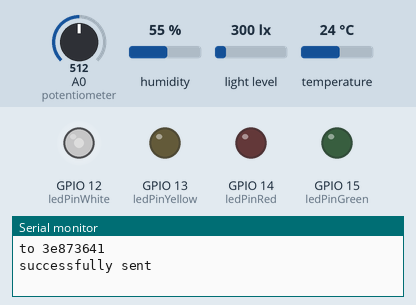
The sketch below on a simulated ESP8266 (NodeMCU). Parts: output pins drawn as LEDs (lit = HIGH), the last lines printed to the serial monitor. Wiring (inferred from the names in the program): BH1750 light sensor at I2C address 0x23. The inputs (shaded band) are chosen by the test bench; at power-on: A0 (potentiometer) = 512, humidity 55 %, light level 300 lx, temperature 24 °C. WiFi joins after 1.5 s; servers stay silent unless stated; the local clock reads 2024-03-15 10:24:30 at power-on unless the sketch sets it; storage starts empty; no MQTT or app messages arrive unless stated.

Above: at 10.4 s.
10.5 s: A0 (potentiometer) set to 716
At 11.4 s:
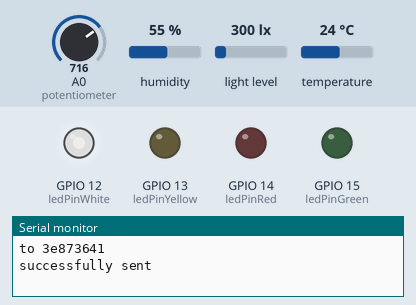
12.0 s: A0 (potentiometer) set to 992
At 13.1 s:
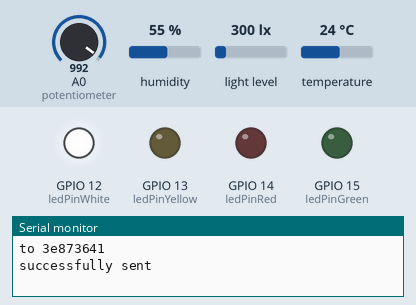
13.5 s: A0 (potentiometer) set to 30
At 14.9 s:
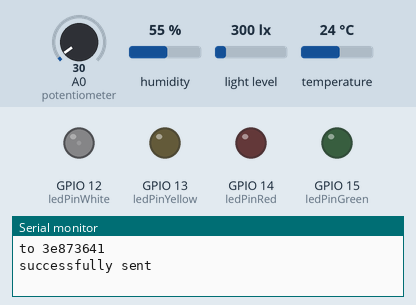
Timing chart, 0 to 16.5 s (numbered marks = the images above; inputs shaded):
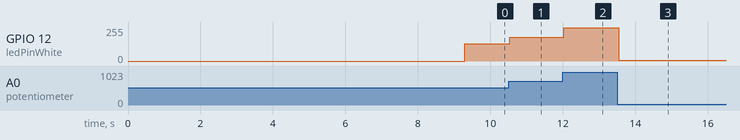

Measured:
- after the input at 10.5 s, GPIO 12 (ledPinWhite): 128/255 → 179/255 at once
- after the input at 12.0 s, GPIO 12 (ledPinWhite): 179/255 → 248/255 at once
- after the input at 13.5 s, GPIO 12 (ledPinWhite): 248/255 → 7/255 at once

The sketch:

nodemcu-secure-sensors.ino
```cpp
/*
 * NodeMCU Secure MQTT.
 * This code is a simple adaptation of the original.
 * https://gist.github.com/eLement87/133cddc5bd0472daf5cb35a20bfd811e
 *
 */
#include <Arduino.h>
#include <FS.h>
#include <ESP8266WiFi.h>
#include <WiFiClientSecure.h>
#include <PubSubClient.h>
#include <SPI.h>
#include <time.h>
#include <Wire.h>
#include <Adafruit_SHT31.h>
#include "credentials.h"

#define DEBUG 0
#define DEBUG_RED 0

// Insert your FQDN of your MQTT Broker
#define MQTT_SERVER "a2sq3y7mdrjtom.iot.us-east-1.amazonaws.com"
const char* mqtt_server = MQTT_SERVER;

// WiFi Credentials
const char* ssid = AP_1;
const char* password = AP_1_PASS;

// Fingerprint of the broker CA
// openssl x509 -in  mqttserver.crt -sha1 -noout -fingerprint
const char* fingerprint = MY_FINGERPRINT;

// Topic
char* outTopic = "3e873641";
char* inTopic = "a152175c";
String clientName;

char jsonStr[200];

long lastMsg = 0;
long lastReconnectAttempt = 0;

int test_para = 5000;
unsigned long startMills;

WiFiClientSecure wifiClient;
PubSubClient client(mqtt_server, 8883, wifiClient);

Adafruit_SHT31 sht31 = Adafruit_SHT31();
int ledPinRed = 14;     // LED connected to D5 but It is GPIO14
int ledPinWhite = 12;   // D6 - GPIO12
int ledPinYellow = 13;  // D7 - GPIO13
int ledPinGreen = 15;   // D8 - GPIO15

String redLedState = "false";
String yellowLedState = "false";
String greenLedState = "false";

boolean booleanRedLedState = false;
boolean booleanYellowLedState = false;
boolean booleanGreenLedState = false;

int analogPin = analogRead(A0);   // potentiometer connected to analog pin 10
int potentiometerValue = 0;       // variable to store the read value

float illuminance = 0;
float temperature = 0;
float humidity = 0;
int BH1750_address = 0x23;        // i2c Addresse light sensor
byte buff[2];

void verifytls() {
  // Use WiFiClientSecure class to create TLS connection
  Serial.print("connecting to ");
  Serial.println(mqtt_server);
  if (!wifiClient.connect(mqtt_server, 8883)) {
    Serial.println("connection failed");
    return;
  }

  if (wifiClient.verify(fingerprint, mqtt_server)) {
    Serial.println("certificate matches");
  } else {
    Serial.println("certificate doesn't match");
  }
}
// Load Certificates
void loadcerts() {
  if (!SPIFFS.begin()) {
    Serial.println("Failed to mount file system");
    return;
  }
  // Load client certificate file from SPIFFS
  File cert = SPIFFS.open("/arduino.certificate.pem", "r"); //replace esp.der with your uploaded file name
  if (!cert) {
    Serial.println("Failed to open cert file");
  } else {
    Serial.println("Success to open cert file");
  }

  delay(1000);
  // Set client certificate
  if (wifiClient.loadCertificate(cert)) {
    Serial.println("cert loaded");
  } else {
    Serial.println("cert not loaded");
  }
 // Load client private key file from SPIFFS
  File private_key = SPIFFS.open("/arduino.private-key.txt", "r"); //replace espkey.der with your uploaded file name
  if (!private_key) {
    Serial.println("Failed to open private cert file");
  } else {
    Serial.println("Success to open private cert file");
  }

  delay(1000);
  // Set client private key
  if (wifiClient.loadPrivateKey(private_key)) {
    Serial.println("private key loaded");
  } else {
    Serial.println("private key not loaded");
  }
  // Load CA file from SPIFFS
  File ca = SPIFFS.open("/rootCA.pem", "r"); //replace ca.der with your uploaded file name
  if (!ca) {
    Serial.println("Failed to open ca ");
  } else {
    Serial.println("Success to open ca");
  }
  delay(1000);
  // Set server CA file
  if(wifiClient.loadCACert(ca)) {
    Serial.println("ca loaded");
  } else {
    Serial.println("ca failed");
  }
}

void getTime() {
  // Synchronize time useing SNTP. This is necessary to verify that
  // the TLS certificates offered by the server are currently valid.
  Serial.print("Setting time using SNTP");
  configTime(8 * 3600, 0, "de.pool.ntp.org");
  time_t now = time(nullptr);
  while (now < 1000) {
    delay(500);
    Serial.print(".");
    now = time(nullptr);
  }

  Serial.println("");
  struct tm timeinfo;
  gmtime_r(&now, &timeinfo);
  Serial.print("Current time: ");
  Serial.print(asctime(&timeinfo));
}

boolean reconnect() {
  // Loop until we're reconnected
  while (!client.connected()) {
    Serial.print("Attempting MQTT connection...");
    // Attempt to connect
    if (client.connect((char*) clientName.c_str())) {
      Serial.println("connected");
      // Once connected, publish an announcement...
      client.publish(outTopic, jsonStr);
      // ... and resubscribe
      client.subscribe(inTopic);
    } else {
      Serial.print("failed, rc=");
      Serial.print(client.state());
      Serial.println(" try again in 5 seconds");
      // Wait 5 seconds before retrying
      delay(5000);
    }
  }
  return client.connected();
}

void wifi_connect() {
  if (WiFi.status() != WL_CONNECTED) {    // WIFI
    Serial.println();
    Serial.print("===> WIFI ---> Connecting to ");
    Serial.println(ssid);
    delay(10);
    WiFi.mode(WIFI_STA);
    WiFi.begin(ssid, password);
    int Attempt = 0;
    while (WiFi.status() != WL_CONNECTED) {
      Serial.print(". ");
      Serial.print(Attempt);
      delay(5000);
      Attempt++;
      if (Attempt == 150) {
        Serial.println();
        Serial.println("-----> Could not connect to WIFI");
        ESP.restart();
        delay(200);
      }
    }

    Serial.println();
    Serial.print("===> WiFi connected");
    Serial.print(" ------> IP address: ");
    Serial.println(WiFi.localIP());
  }
}

void setup() {
  Serial.begin(115200);
  while (!Serial) {
    delay(10);                                         // will pause until serial console opens
  }

  startMills = millis();
  wifi_connect();
  delay(500);
  getTime();
  delay(500);
  loadcerts();
  delay(200);
  clientName += "esp8266-";
  uint8_t mac[6];
  WiFi.macAddress(mac);
  clientName += macToStr(mac);
  clientName += "-";
  clientName += String(micros() & 0xff, 16);
  Wire.begin();
  BH1750_Init(BH1750_address);
  if (DEBUG) {
    Serial.println("SHT31 test");
  }

  if (!sht31.begin(0x44)) {   // i2c Addresse sht31 sensor. If pin ADR is in LOW i2c address = 0x44. And pin ADR is in HIGH alternate i2c address = 0x45.
    Serial.println("Couldn't find SHT31");
    while (1) delay(1);
  }

  pinMode(ledPinRed, OUTPUT);   // sets the pin as output
  pinMode(ledPinGreen, OUTPUT);
  pinMode(ledPinYellow, OUTPUT);
  pinMode(ledPinWhite, OUTPUT);
  client.setCallback(callback);
}

void loop() {
  getData();
  if (WiFi.status() == WL_CONNECTED) {
    if (!client.connected()) {
    reconnect();
    }

    client.loop();
    long now = millis();
    if (now - lastMsg > 2500) {
      lastMsg = now;
      if (client.connected()) {
        String json = buildJson(temperature,humidity,illuminance);
        json.toCharArray(jsonStr,200);
        boolean pubresult = client.publish(outTopic,jsonStr);
        Serial.print("attempt to send ");
        Serial.println(jsonStr);
        Serial.print("to ");
        Serial.println(outTopic);
        if (pubresult) {
          Serial.println("successfully sent");
        } else {
          Serial.println("unsuccessfully sent");
        }
      }
    }
  } else {
    wifi_connect();
  }
}

void sendmqttMsg(char* topictosend, String payload) {
  if (client.connected()) {
    Serial.print("Sending payload: ");
    Serial.print(payload);
    unsigned int msg_length = payload.length();
    Serial.print(" length: ");
    Serial.println(msg_length);
    byte* p = (byte*)malloc(msg_length);
    memcpy(p, (char*) payload.c_str(), msg_length);
    if ( client.publish(topictosend, p, msg_length)) {
      Serial.println("Publish ok");
      free(p);
      //return 1;
    } else {
      Serial.println("Publish failed");
      free(p);
      //return 0;
    }
  }
}

String macToStr(const uint8_t* mac) {
  String result;
  for (int i = 0; i < 6; ++i) {
    result += String(mac[i], 16);
    if (i < 5)
      result += ':';
  }

  return result;
}

void callback(char* topic, byte* payload, unsigned int length) {
  const char* toggleRed    = "{\"command\":\"TOGGLE-RELAY\",\"relayIdx\":1}";
  const char* toggleYellow = "{\"command\":\"TOGGLE-RELAY\",\"relayIdx\":2}";
  const char* toggleGreen  = "{\"command\":\"TOGGLE-RELAY\",\"relayIdx\":3}";
  char charPayload[39];
  int ledNumber;
  Serial.print("Message arrived [");
  Serial.print(topic);
  Serial.print("] ");
  for (int i = 0; i < length; i++) {
    charPayload[i] = (char)payload[i];
    Serial.print((char)payload[i]);
  }

  const char*  stringPayload = charPayload;
  Serial.println(stringPayload);
  // Switch on the LED
  if (!strcmp (stringPayload, toggleRed)) {
    ledNumber = 1;
    ledsState (ledNumber);
    Serial.println("Led Rojo");
  }

  if (!strcmp (stringPayload, toggleYellow )) {
    ledNumber = 2;
    ledsState (ledNumber);
    Serial.println("Led Amarillo");
  }

  if (!strcmp (stringPayload, toggleGreen )) {
    ledNumber = 3;
    ledsState (ledNumber);
    Serial.println("Led Verde");
  }
}

void ledsState (int ledToggle) {
  if (ledToggle == 1) {
    if (booleanRedLedState == true) {
      redLedState = "false";
      booleanRedLedState = false;
      digitalWrite(ledPinRed, LOW);
    } else {
      redLedState = "true";
      booleanRedLedState = true;
      digitalWrite(ledPinRed, HIGH);
    }
  }

  if (ledToggle == 2) {
    if (booleanYellowLedState == true) {
      yellowLedState = "false";
      booleanYellowLedState = false;
      digitalWrite(ledPinYellow, LOW);
    } else {
      yellowLedState = "true";
      booleanYellowLedState = true;
      digitalWrite(ledPinYellow, HIGH);
    }
  }

  if (ledToggle == 3) {
    if (booleanGreenLedState == true) {
      greenLedState = "false";
      booleanGreenLedState = false;
      digitalWrite(ledPinGreen, LOW);
    } else {
      greenLedState = "true";
      booleanGreenLedState = true;
      digitalWrite(ledPinGreen, HIGH);
    }
  }
}

String buildJson(float temperatura, float humedad, float luminosidad) {
  String data = "{";
  data+="\"bulb1State\":";
  data+=redLedState;
  data+=",";
  data+="\"bulb2State\":";
  data+=yellowLedState;
  data+=",";
  data+="\"bulb3State\":";
  data+=greenLedState;
  data+=",";
  data+="\"temp\":";
  data+=temperatura;
  data+=",";
  data+="\"hum\":";
  data+=humedad;
  data+=",";
  data+="\"lux\":";
  data+=luminosidad;
  data+="}";
  return data;
}

void BH1750_Init(int address) {
  Wire.beginTransmission(address);
  Wire.write(0x10); // 1 [lux] aufloesung
  Wire.endTransmission();
}

byte BH1750_Read(int address) {
  byte i = 0;
  Wire.beginTransmission(address);
  Wire.requestFrom(address, 2);
  while(Wire.available()) {
    buff[i] = Wire.read();
    i++;
  }

  Wire.endTransmission();
  return i;
}

void getData() {
  temperature = sht31.readTemperature();
  humidity = sht31.readHumidity();
  if (!isnan(temperature)) {  // check if 'is not a number'
  } else {
    Serial.println("Failed to read temperature");
    temperature = -1;
  }

  if (!isnan(humidity)) {    // check if 'is not a number'
  } else {
    Serial.println("Failed to read humidity");
    humidity = -1;
  }

  potentiometerValue = analogRead(analogPin);            // read the input pin
  analogWrite(ledPinWhite, potentiometerValue / 4);      // analogRead values go from 0 to 1023, analogWrite values from 0 to 255
  if(BH1750_Read(BH1750_address)==2) {
    illuminance = ((buff[0] << 8) | buff[1] ) / 1.2;
    if (illuminance < 0) {
      Serial.print("> 65535");
    }
  }
}
```

credentials.h
```cpp
#ifndef CREDENTIALS_H
#define CREDENTIALS_H

// Replace with your actual API key

#define THINGSPEAK_WRITE_API_KEY "My-Thingspeak-Api-Key"

#define AP_1 "Your-SSID"
#define AP_1_PASS "Your-Pass"


#define MY_FINGERPRINT "Your-Fingerprint-"

#endif
```
